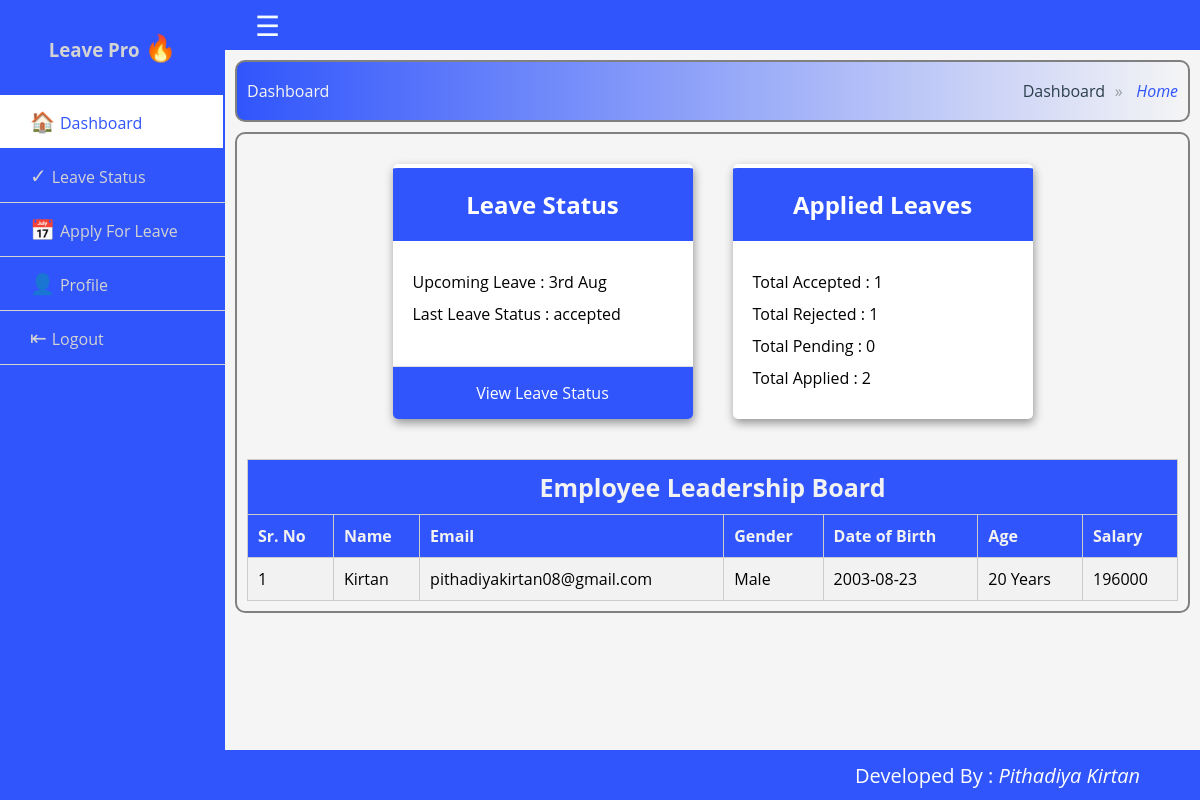
Page /employee/index.php?login-sucess (signed in) on the committed database.
### tables this page shows
CREATE TABLE `leaves` (
  `id` int(11) NOT NULL,
  `emp_id` int(11) NOT NULL,
  `leave_type` int(11) NOT NULL,
  `reasone` varchar(255) NOT NULL,
  `from_date` date DEFAULT NULL,
  `to_date` date DEFAULT NULL,
  `status` varchar(20) NOT NULL,
  `by_whome` int(11) DEFAULT NULL
);

CREATE TABLE `users` (
  `id` int(11) NOT NULL,
  `name` varchar(255) NOT NULL,
  `email` varchar(255) NOT NULL,
  `role` varchar(50) NOT NULL,
  `password` varchar(255) NOT NULL,
  `gender` varchar(10) NOT NULL,
  `dob` date NOT NULL,
  `salary` varchar(10) DEFAULT NULL,
  `leave_credit` int(10) DEFAULT NULL,
  `image` varchar(255) DEFAULT NULL,
  `marital_status` varchar(20) DEFAULT NULL
);

### employee/index.php (the view, shortened to what this page needs)
<!DOCTYPE html>
<html lang="en">
<head>
    <link rel="stylesheet" href="../style.css">
</head>
<body>
    <div class="wrapper">
        <?php require_once 'include/header.php' ?>
        <?php require_once 'include/sidebar.php' ?>
        <?php require_once "../connection.php"; ?>
        <?php
        $leave_status_sql = "SELECT * FROM leaves WHERE emp_id = " . $_SESSION["id"] . " ORDER BY from_date DESC LIMIT 1";
        $leave_status_result = mysqli_query($conn, $leave_status_sql);
        $leave_status_row = mysqli_fetch_assoc($leave_status_result);
        $applied_leaves_sql = "
            SELECT
                SUM(status = 'accepted') as accepted,
                SUM(status = 'canceled') as canceled,
                SUM(status = 'pending') as pending,
                COUNT(*) as total
            FROM leaves WHERE emp_id = " . $_SESSION["id"] . "
        ";
        $applied_leaves_result = mysqli_query($conn, $applied_leaves_sql);
        $applied_leaves_row = mysqli_fetch_assoc($applied_leaves_result);
        ?>
        <div class="section">
            <div class="breadcrumb">
                <ol class="cd-breadcrumb-title">
                    <li class="title">Dashboard</li>
                </ol>
                <ol class="cd-breadcrumb">
                    <li class="sub"><a href="#0">Dashboard</a></li>
                    <li class="current"><em>Home</em></li>
                </ol>
            </div>
            <div class="content">
                <div class="main">
                    <div class="card-container">
                        <div class="card">
                            <div class="card-header">
                                <h2>Leave Status</h2>
                            </div>
                            <div class="card-body">
                                <p>Upcoming Leave : <?php echo $leave_status_row ? date('jS M', strtotime($leave_status_row['from_date'])) : 'N/A'; ?></p>
                                <p>Last Leave Status : <?php echo $leave_status_row ? $leave_status_row['status'] : 'N/A'; ?></p>
                            </div>
                            <div class="card-footer">
                                <a href="#" class="card-button">View Leave Status</a>
                            </div>
                        </div>
                        <div class="card">
                            <div class="card-header">
                                <h2>Applied Leaves</h2>
                            </div>
                            <div class="card-body">
                                <p>Total Accepted : <?php echo $applied_leaves_row['accepted']; ?></p>
                                <p>Total Rejected : <?php echo $applied_leaves_row['canceled']; ?></p>
                                <p>Total Pending : <?php echo $applied_leaves_row['pending']; ?></p>
                                <p>Total Applied : <?php echo $applied_leaves_row['total']; ?></p>
                            </div>
                        </div>
                    </div>
                    <div class="table-container">
                        <table class="table">
                            <thead>
                                <tr>
                                    <th colspan=7 style="text-align:center;font-size:25px;">Employee Leadership Board
                                    </th>
                                </tr>
                                <tr>
                                    <th>Sr. No</th>
                                    <th>Name</th>
                                    <th>Email</th>
                                    <th>Gender</th>
                                    <th>Date of Birth</th>
                                    <th>Age</th>
                                    <th>Salary</th>
                                </tr>
                            </thead>
                            <tbody>
                                <tr>
                                    <?php require_once "../connection.php"; ?>
                                    <?php
                                    $sql = "SELECT * FROM users  WHERE role = 'employee' ORDER BY salary DESC";
                                    $result = mysqli_query($conn, $sql);
                                    $i = 1;
                                    if (mysqli_num_rows($result) > 0) {
                                        while ($rows = mysqli_fetch_assoc($result)) {
                                            $name = $rows["name"];
                                            $email = $rows["email"];
                                            $dob = $rows["dob"];
                                            $gender = $rows["gender"];
                                            $salary = $rows["salary"];
                                            if ($dob == "") {
                                                $dob = "Not Defined";
                                                $age = "Not Defined";
                                            } else {
                                                $dob = date('Y-m-d', strtotime($dob));
                                                $today = date('Y-m-d');
                                                $date1 = new DateTime($dob);
                                                $date2 = new DateTime($today);
                                                $diff = date_diff($date1, $date2);
                                                $age = $diff->format("%y Years");
                                            }
                                    ?>
                                            <td><?php echo $i; ?></td>
                                            <td> <?php echo $name; ?></td>
                                            <td><?php echo $email; ?></td>
                                            <td><?php echo $gender; ?></td>
                                            <td><?php echo $dob; ?></td>
                                            <td><?php echo $age; ?></td>
                                            <td><?php echo $salary; ?></td>
                                </tr>
                                <?php
                                            $i++;
                                        }
                                    } else { ?>
                                <tr>
                                    <th colspan=7 style="text-align:center;font-size:25px;">No Admin Found</th>
                                </tr>
                            <?php }
                            ?>
                            </tbody>
                        </table>
                    </div>
                </div>
            </div>
        </div>
        <?php require_once 'include/footer.php' ?>
    </div>
</body>
</html>

### style.css (style rules this page uses)
* { list-style: none; text-decoration: none; margin: 0; padding: 0; box-sizing: border-box; font-family: 'Open Sans', sans-serif; }
body { background: whitesmoke; }
.wrapper .content { border: 2px solid grey; border-radius: 10px; padding: 10px; margin: 10px; margin-bottom: 60px; background: whitesmoke; }
.wrapper .section { width: calc(100% - 225px); margin-left: 225px; transition: all 0.5s ease; }
.breadcrumb { display: flex; align-items: center; justify-content: space-between; border: 2px solid grey; border-radius: 10px; padding: 10px; margin: 10px; margin-top: 60px; background-image: linear-gradient(90deg, #3055fc, whitesmoke); }
.cd-breadcrumb:after { content: ""; display: flex; clear: both; }
.cd-breadcrumb-title .title { color: whitesmoke; }
.cd-breadcrumb li { display: inline-block; margin: 0.5em 0; }
.cd-breadcrumb li.sub::after { display: inline-block; content: '\00bb'; margin: 0 .6em; color: #959fa5; }
.cd-breadcrumb li>* { display: inline-block; font-size: 16px; color: #2c3f4c; }
.cd-breadcrumb li.current>* { color: #3055fc; }
.table-container { margin-top: 20px; overflow-x: auto; }
.table { width: 100%; border-collapse: collapse; border-spacing: 0; background-color: #f2f2f2; box-shadow: 0 2px 4px rgba(0, 0, 0, 0.1); }
.table thead th { background-color: #3055fc; color: #f2f2f2; font-weight: bold; padding: 10px; text-align: left; }
.table th, .table td { padding: 10px; border: 1px solid #ccc; }
.table tbody tr:nth-child(odd) { background-color: #f2f2f2; }
.card-container { display: flex; flex-wrap: wrap; justify-content: center; max-width: 1200px; margin: 0 auto; }
.card { width: 300px; background-color: white; box-shadow: 1px 4px 10px rgba(0, 0, 0, 0.4); border-top: 4px solid white; overflow: hidden; border-radius: 5px; margin: 20px; }
.card-header { background-color: #3055fc; color: white; padding: 20px; text-align: center; }
.card-header h2 { margin: 0; }
.card-body { padding: 20px; }
.card-body p { margin-top: 10px; margin-bottom: 10px; }
.card-footer { background-color: #3055fc; padding: 10px; text-align: center; border-top: 1px solid #ddd; position: absolute; bottom: 0; width: 100%; }
.card-button { display: inline-block; padding: 5px 10px; color: white; text-decoration: none; border-radius: 5px; }
.card { transform: translateY(0); opacity: 1; transition: transform 0.3s ease-in-out, opacity 0.3s ease-in-out; }

### rows in the picture
leaves: from_date "3rd Aug", status "accepted"
users: name "Kirtan", email "pithadiyakirtan08@gmail.com", gender "Male", dob "2003-08-23", dob "20 Years", salary "196000"

### other values in the picture
$applied_leaves_row['accepted'] "1"
$applied_leaves_row['canceled'] "1"
$applied_leaves_row['pending'] "0"
$applied_leaves_row['total'] "2"
